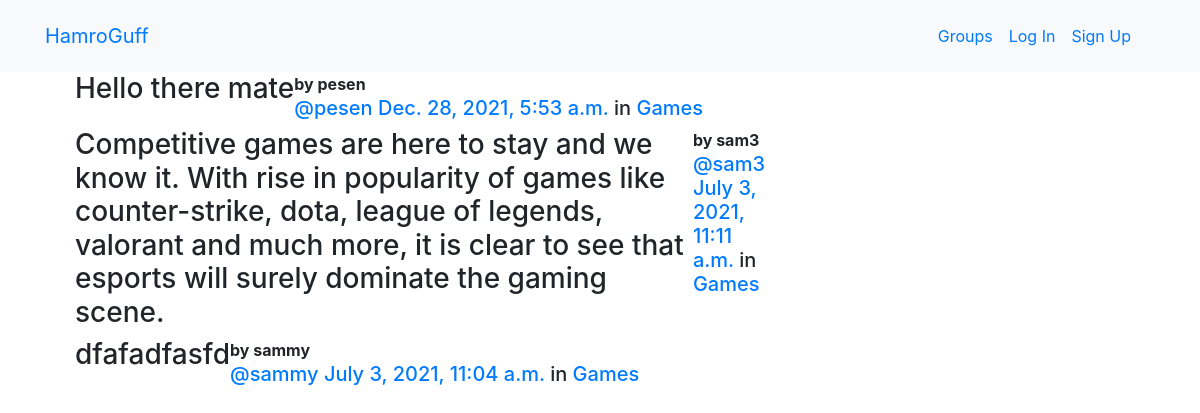
/posts/, run on the app's committed database.
### posts/models.py (models this page shows, shortened)
class Post(models.Model):
    user=models.ForeignKey(User,on_delete=models.CASCADE,related_name='posts')
    created_at=models.DateTimeField(auto_now=True)
    message=models.TextField()
    group=models.ForeignKey(Group,on_delete=models.CASCADE,related_name='posts',null=True,blank=True)
    class Meta:
        ordering = ['-created_at']
        unique_together = ['user', 'message']

### groups/models.py (models this page shows, shortened)
class Group(models.Model):
    name=models.CharField(max_length=255,unique=True)
    slug=models.SlugField(allow_unicode=True,unique=True)
    description=models.TextField(blank=True,default='')
    description_html=models.TextField(editable=False,blank=True,default='')
    members=models.ManyToManyField(User,through='GroupMember')
    class Meta:
        ordering=['name']

### posts/views.py (the view)
# urls.py: path('', views.PostList.as_view(), name='all'),
class PostList(SelectRelatedMixin,generic.ListView):
    model=models.Post
    select_related=('user','group')

### posts/templates/posts/post_list.html (shortened to what this page needs)
<!DOCTYPE html>
{% extends "posts/post_base.html" %}
{% block post_content %}
<div class="col-md-8">
	{% for post in post_list %}
  {% include "posts/_post.html" %}
	{% endfor %}
</div>
{% endblock %}

### posts/templates/posts/_post.html (shortened to what this page needs)
<!DOCTYPE html>
<div class="post media">
	<h3>{{ post.message|safe }}</h3>
	<div class="media-body">
		<strong>by {{ post.user.username }}</strong>
		<h5 class="media-heading">
			<span class="username"><a href="{% url 'posts:for_user' username=post.user.username %}">@{{ post.user.username }}</a></span>
			<time class="time">
                <a href="{% url 'posts:single' username=post.user.username pk=post.pk %}">{{ post.created_at }}</a>
            </time>
			{% if post.group %}
			<span class="group-name">in <a href="#">{{ post.group.name }}</a></span>
			{% endif %}
		</h5>
	</div>
</div>

### data on the page
Post: message "Hello there mate", user.username "pesen", created_at "Dec. 28, 2021, 5:53 a.m.", group.name "Games"
Post: message "Competitive games are here to stay and we know it. With rise in popularity of games like counter-strike, dota, league of legends, valorant and much more, it is clear to see that esports will surely dominate the gaming scene.", user.username "sam3", created_at "July 3, 2021, 11:11 a.m.", group.name "Games"
Post: message "dfafadfasfd", user.username "sammy", created_at "July 3, 2021, 11:04 a.m.", group.name "Games"
